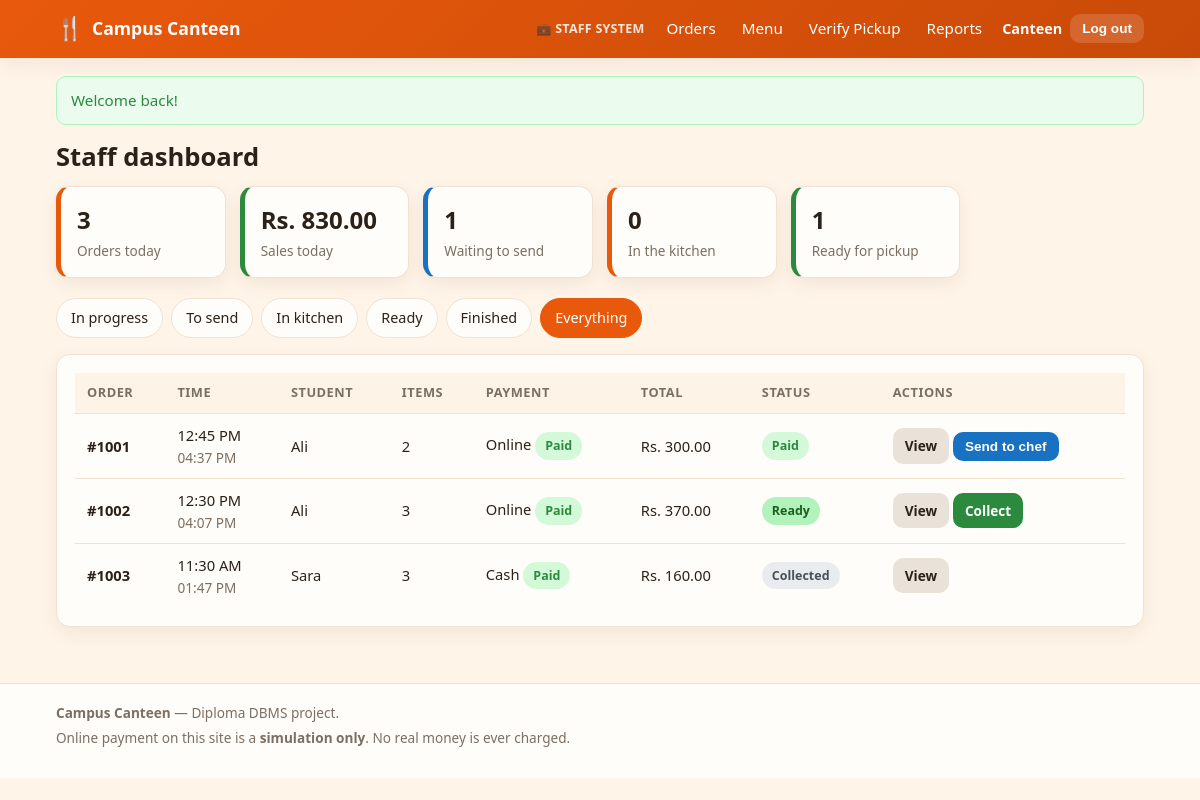
The app's page /manager/dashboard.php?filter=all (signed in) with its own data.
### tables this page shows
CREATE TABLE users (
    user_id        INT UNSIGNED NOT NULL AUTO_INCREMENT,
    full_name      VARCHAR(100) NOT NULL,
    email          VARCHAR(150) NOT NULL,
    phone          VARCHAR(20)  DEFAULT NULL,
    password_hash  VARCHAR(255) NOT NULL,
    role           ENUM('student','manager','chef') NOT NULL DEFAULT 'student',
    is_active      TINYINT(1)   NOT NULL DEFAULT 1,
    created_at     TIMESTAMP    NOT NULL DEFAULT CURRENT_TIMESTAMP,
    PRIMARY KEY (user_id),
    UNIQUE KEY uq_users_email (email),
    KEY idx_users_role (role)
);

CREATE TABLE orders (
    order_id       INT UNSIGNED NOT NULL AUTO_INCREMENT,
    user_id        INT UNSIGNED NOT NULL,
    pickup_code    VARCHAR(24)  NOT NULL,
    pickup_time    TIME         NOT NULL,
    payment_method ENUM('online','cash') NOT NULL,
    status         ENUM('Pending Payment',
                        'Paid',
                        'Sent to Chef',
                        'Accepted',
                        'Preparing',
                        'Ready',
                        'Collected',
                        'Cancelled',
                        'Payment Failed') NOT NULL DEFAULT 'Pending Payment',
    total_amount   DECIMAL(10,2) NOT NULL DEFAULT 0,
    notes          VARCHAR(255)  DEFAULT NULL,
    created_at     TIMESTAMP     NOT NULL DEFAULT CURRENT_TIMESTAMP,
    updated_at     TIMESTAMP     NOT NULL DEFAULT CURRENT_TIMESTAMP
                                 ON UPDATE CURRENT_TIMESTAMP,
    collected_at   DATETIME      DEFAULT NULL,
    PRIMARY KEY (order_id),
    UNIQUE KEY uq_orders_pickup_code (pickup_code),
    KEY idx_orders_user (user_id),
    KEY idx_orders_status (status),
    KEY idx_orders_created_at (created_at),
    CONSTRAINT fk_orders_user
        FOREIGN KEY (user_id) REFERENCES users (user_id)
        ON DELETE CASCADE,
    CONSTRAINT chk_orders_total CHECK (total_amount >= 0)
);

### includes/auth.php (called while the page is built, shortened)
<?php
function current_user(): ?array
{
    static $cached = false;
    static $user   = null;
    if ($cached) {
        return $user;
    }
    $cached = true;
    $user_id = (int)($_SESSION['user_id'] ?? 0);
    $user = db_row(
        'SELECT user_id, full_name, email, role FROM users WHERE user_id = ? AND is_active = 1',
        [$user_id]
    );
    return $user;
}
function require_login(): array
{
    $user = current_user();
    return $user;
}
function require_role(string $role): array
{
    $user = require_login();
    return $user;
}

### manager/dashboard.php (the view, shortened to what this page needs)
<?php
require_once __DIR__ . '/../includes/config.php';
require_once __DIR__ . '/../includes/functions.php';
require_once __DIR__ . '/../includes/auth.php';
$me = require_role('manager');
$tabs = [
    'active'  => ['Pending Payment', 'Payment Failed', 'Paid', 'Sent to Chef', 'Accepted', 'Preparing', 'Ready'],
    'tosend'  => ['Pending Payment', 'Payment Failed', 'Paid'],
    'kitchen' => ['Sent to Chef', 'Accepted', 'Preparing'],
    'ready'   => ['Ready'],
    'done'    => ['Collected', 'Cancelled'],
    'all'     => order_statuses(),
];
$filter = isset($_GET['filter']) && isset($tabs[$_GET['filter']]) ? $_GET['filter'] : 'active';
$in        = implode(',', array_fill(0, count($tabs[$filter]), '?'));
$orders    = db_all(
    "SELECT o.order_id, o.status, o.pickup_time, o.total_amount, o.payment_method,
            o.created_at, o.collected_at, o.notes,
            u.full_name, p.payment_status,
            (SELECT SUM(quantity) FROM order_items WHERE order_id = o.order_id) AS items_total
     FROM orders o
     JOIN users u ON u.user_id = o.user_id
     LEFT JOIN payments p ON p.order_id = o.order_id
     WHERE o.status IN ($in)
     ORDER BY o.created_at DESC
     LIMIT 100",
    $tabs[$filter]
);
$stats = db_row(
    "SELECT COUNT(*) AS today_orders,
            COALESCE(SUM(CASE WHEN status NOT IN ('Pending Payment','Payment Failed','Cancelled')
                              THEN total_amount END), 0) AS today_sales,
            COALESCE(SUM(status = 'Paid'), 0) AS waiting_send,
            COALESCE(SUM(status IN ('Sent to Chef','Accepted','Preparing')), 0) AS in_kitchen,
            COALESCE(SUM(status = 'Ready'), 0) AS ready_now
     FROM orders WHERE DATE(created_at) = CURDATE()"
);
require __DIR__ . '/../includes/header.php';
?>
<h1>Staff dashboard</h1>
<div class="stat-grid">
  <div class="stat">
    <span class="stat-value"><?= (int)$stats['today_orders'] ?></span>
    <span class="stat-label">Orders today</span>
  </div>
  <div class="stat green">
    <span class="stat-value"><?= e(money($stats['today_sales'])) ?></span>
    <span class="stat-label">Sales today</span>
  </div>
  <div class="stat blue">
    <span class="stat-value"><?= (int)$stats['waiting_send'] ?></span>
    <span class="stat-label">Waiting to send</span>
  </div>
  <div class="stat">
    <span class="stat-value"><?= (int)$stats['in_kitchen'] ?></span>
    <span class="stat-label">In the kitchen</span>
  </div>
  <div class="stat green">
    <span class="stat-value"><?= (int)$stats['ready_now'] ?></span>
    <span class="stat-label">Ready for pickup</span>
  </div>
</div>
<div class="cat-tabs" style="margin-top:20px">
  <?php
    $labels = [
        'active' => 'In progress', 'tosend' => 'To send', 'kitchen' => 'In kitchen',
        'ready' => 'Ready', 'done' => 'Finished', 'all' => 'Everything',
    ];
  ?>
  <?php foreach ($labels as $key => $label): ?>
    <a href="<?= e(url('manager/dashboard.php?filter=' . $key)) ?>"
       class="<?= $filter === $key ? 'active' : '' ?>"><?= e($label) ?></a>
  <?php endforeach; ?>
</div>
<?php if (!$orders): ?>
  <?php empty_state('No orders in this list', 'New orders will appear here by themselves.'); ?>
<?php else: ?>
  <div class="card">
    <div class="table-wrap">
      <table class="data">
        <thead>
          <tr>
            <th>Order</th>
            <th>Time</th>
            <th>Student</th>
            <th>Items</th>
            <th>Payment</th>
            <th>Total</th>
            <th>Status</th>
            <th>Actions</th>
          </tr>
        </thead>
        <tbody>
          <?php foreach ($orders as $order): ?>
            <tr>
              <td><strong>#<?= (int)$order['order_id'] ?></strong></td>
              <td>
                <?= e(format_time($order['pickup_time'])) ?>
                <div class="small muted"><?= e(date('h:i A', strtotime($order['created_at']))) ?></div>
              </td>
              <td><?= e(short_name($order['full_name'])) ?></td>
              <td><?= (int)$order['items_total'] ?></td>
              <td>
                <?= $order['payment_method'] === 'online' ? 'Online' : 'Cash' ?>
                <?php if ($order['payment_status'] === 'paid'): ?>
                  <span class="badge badge-paid">Paid</span>
                <?php elseif ($order['payment_status'] === 'failed'): ?>
                  <span class="badge badge-failed">Failed</span>
                <?php elseif ($order['payment_status'] === 'due_at_pickup'): ?>
                  <span class="badge badge-pending">Due</span>
                <?php else: ?>
                  <span class="badge badge-pending">Waiting</span>
                <?php endif; ?>
              </td>
              <td><?= e(money($order['total_amount'])) ?></td>
              <td><?= status_badge($order['status']) ?></td>
              <td class="nowrap">
                <a class="btn btn-small btn-muted" href="<?= e(url('manager/order_details.php?id=' . (int)$order['order_id'])) ?>">View</a>
                <?php if (in_array('Sent to Chef', allowed_next_statuses($order['status'], 'manager'), true)): ?>
                  <form method="post" class="inline-form" data-submit-once>
                    <button class="btn btn-small btn-info" type="submit" name="action" value="send">Send to chef</button>
                  </form>
                <?php endif; ?>
                <?php if ($order['status'] === 'Ready'): ?>
                  <a class="btn btn-small btn-success" href="<?= e(url('manager/verify.php?code=' . urlencode($order['pickup_code']))) ?>">Collect</a>
                <?php endif; ?>
              </td>
            </tr>
          <?php endforeach; ?>
        </tbody>
      </table>
    </div>
  </div>
<?php endif; ?>
<?php require __DIR__ . '/../includes/footer.php'; ?>

### includes/header.php (shortened to what this page needs)
<?php
$me     = current_user();
?>
<!DOCTYPE html>
<html lang="en">
<head>
<link rel="stylesheet" href="<?= e(url('assets/css/style.css')) ?>">
</head>
<body<?= isset($body_class) && $body_class !== '' ? ' class="' . e($body_class) . '"' : ''; ?>>
<header class="site-header">
  <div class="container header-inner">
    <a class="brand" href="<?= e(url('index.php')) ?>">
      <span class="brand-icon">&#127860;</span>
      <span><?= e(APP_NAME) ?></span>
    </a>
    <nav class="main-nav">
      <?php if ($me === null): ?>
        <a href="<?= e(url('index.php')) ?>">Home</a>
        <a href="<?= e(url('student/menu.php')) ?>">Menu</a>
        <a class="btn btn-small btn-outline" href="<?= e(url('student/login.php')) ?>">Student login</a>
        <a class="btn btn-small btn-staff" href="<?= e(url('staff/login.php')) ?>">Staff</a>
        <a class="btn btn-small btn-chef" href="<?= e(url('chef/login.php')) ?>">Chef</a>
      <?php elseif ($me['role'] === 'manager'): ?>
        <span class="nav-system">&#128188; Staff System</span>
        <a href="<?= e(url('manager/dashboard.php')) ?>">Orders</a>
        <a href="<?= e(url('manager/menu.php')) ?>">Menu</a>
        <a href="<?= e(url('manager/verify.php')) ?>">Verify Pickup</a>
        <a href="<?= e(url('manager/reports.php')) ?>">Reports</a>
      <?php elseif ($me['role'] === 'chef'): ?>
        <span class="nav-system">&#127859; Chef System</span>
        <a href="<?= e(url('chef/kitchen.php')) ?>">Kitchen Screen</a>
      <?php endif; ?>
    </nav>
    <?php if ($me !== null): ?>
      <div class="user-box">
        <span class="user-name"><?= e(short_name($me['full_name'])) ?></span>
        <form method="post" action="<?= e(url('logout.php')) ?>" class="inline-form">
          <button class="btn btn-small btn-ghost" type="submit">Log out</button>
        </form>
      </div>
    <?php endif; ?>
  </div>
</header>
<main class="container page">
<?php $flash = flash_get(); ?>
<?php if ($flash !== null): ?>
  <div class="alert alert-<?= e($flash['type']) ?>"><?= e($flash['message']) ?></div>
<?php endif; ?>

### includes/functions.php (shortened to what this page needs)
<?php
function db_run(string $sql, array $params = []): PDOStatement
{
    global $conn;
    $stmt = $conn->prepare($sql);
    $stmt->execute($params);
    return $stmt;
}
function db_all(string $sql, array $params = []): array
{
    return db_run($sql, $params)->fetchAll();
}
function db_row(string $sql, array $params = []): ?array
{
    $row = db_run($sql, $params)->fetch();
    return $row === false ? null : $row;
}
function e($value): string
{
    return htmlspecialchars((string)$value, ENT_QUOTES, 'UTF-8');
}
function url(string $path = ''): string
{
    return BASE_PATH . '/' . ltrim($path, '/');
}
function money($amount): string
{
    return CURRENCY . number_format((float)$amount, 2);
}
function format_time(?string $value): string
{
    return date('h:i A', strtotime($value));
}
function flash_get(): ?array
{
    $message = $_SESSION['flash'];
    return $message;
}
function order_statuses(): array
{
    return [
        'Pending Payment',
        'Paid',
        'Sent to Chef',
        'Accepted',
        'Preparing',
        'Ready',
        'Collected',
        'Cancelled',
        'Payment Failed',
    ];
}
function status_class(string $status): string
{
    $map = [
        'Pending Payment' => 'badge-pending',
        'Paid'            => 'badge-paid',
        'Sent to Chef'    => 'badge-sent',
        'Accepted'        => 'badge-accepted',
        'Preparing'       => 'badge-preparing',
        'Ready'           => 'badge-ready',
        'Collected'       => 'badge-collected',
        'Cancelled'       => 'badge-cancelled',
        'Payment Failed'  => 'badge-failed',
    ];
    return $map[$status] ?? 'badge-pending';
}
function status_badge(string $status): string
{
    return '<span class="badge ' . status_class($status) . '">' . e($status) . '</span>';
}
function allowed_next_statuses(string $current, string $role): array
{
    $next = [
        'Pending Payment' => ['Paid', 'Payment Failed', 'Sent to Chef', 'Cancelled'],
        'Payment Failed'  => ['Paid', 'Cancelled'],
        'Paid'            => ['Sent to Chef', 'Cancelled'],
        'Sent to Chef'    => ['Accepted', 'Cancelled'],
        'Accepted'        => ['Preparing', 'Cancelled'],
        'Preparing'       => ['Ready'],
        'Ready'           => ['Collected'],
        'Collected'       => [],
        'Cancelled'       => [],
    ];
    $who = [
        'Paid'           => ['student'],
        'Payment Failed' => ['student'],
        'Sent to Chef'   => ['manager'],
        'Accepted'       => ['chef'],
        'Preparing'      => ['chef'],
        'Ready'          => ['chef'],
        'Collected'      => ['manager'],
        'Cancelled'      => ['student', 'manager'],
    ];
    $allowed = [];
    foreach ($next[$current] ?? [] as $status) {
        if (in_array($role, $who[$status] ?? [], true)) {
            $allowed[] = $status;
        }
    }
    return $allowed;
}
function short_name(?string $full_name): string
{
    $parts = preg_split('/\s+/', trim((string)$full_name));
    return $parts[0] ?? '';
}

### records on screen
users: full_name "Canteen"
orders: order_id "1001", pickup_time "12:45 PM", created_at "04:37 PM", user.full_name "Ali", items_total "2", payment_method "Online", total_amount "Rs. 300.00", status "Paid"
orders: order_id "1002", pickup_time "12:30 PM", created_at "04:07 PM", user.full_name "Ali", items_total "3", payment_method "Online", total_amount "Rs. 370.00", status "Ready"
orders: order_id "1003", pickup_time "11:30 AM", created_at "01:47 PM", user.full_name "Sara", items_total "3", payment_method "Cash", total_amount "Rs. 160.00", status "Collected"

### other values on screen
APP_NAME "Campus Canteen"
$flash['message'] "Welcome back!"
$stats['today_orders'] "3"
money($stats['today_sales']) "Rs. 830.00"
$stats['waiting_send'] "1"
$stats['in_kitchen'] "0"
$stats['ready_now'] "1"
$label "In progress"
$label "To send"
$label "In kitchen"
$label "Ready"
$label "Finished"
$label "Everything"
